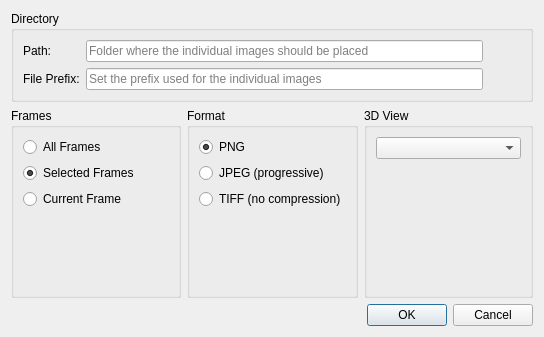
<?xml version="1.0" encoding="UTF-8"?>
<ui version="4.0">
 <class>ExportImageSeriesDialog</class>
 <widget class="QDialog" name="ExportImageSeriesDialog">
  <property name="geometry">
   <rect>
    <x>0</x>
    <y>0</y>
    <width>544</width>
    <height>337</height>
   </rect>
  </property>
  <property name="windowTitle">
   <string>Export Image Series</string>
  </property>
  <layout class="QGridLayout" name="gridLayout_3" columnstretch="0,0,0">
   <item row="0" column="0" colspan="3">
    <widget class="QGroupBox" name="groupBox">
     <property name="title">
      <string>Directory</string>
     </property>
     <layout class="QGridLayout" name="gridLayout_2">
      <item row="0" column="0">
       <widget class="QLabel" name="label_3">
        <property name="text">
         <string>Path:</string>
        </property>
       </widget>
      </item>
      <item row="0" column="1">
       <widget class="QLineEdit" name="pathLineEdit">
        <property name="placeholderText">
         <string>Folder where the individual images should be placed</string>
        </property>
       </widget>
      </item>
      <item row="0" column="2">
       <widget class="QPushButton" name="pathButton">
        <property name="sizePolicy">
         <sizepolicy hsizetype="Minimum" vsizetype="Preferred">
          <horstretch>0</horstretch>
          <verstretch>0</verstretch>
         </sizepolicy>
        </property>
        <property name="styleSheet">
         <string notr="true">QPushButton:flat {
	border:none;
}

QPushButton::pressed {
	padding-top: 2px;
    padding-left: 0px;
}</string>
        </property>
        <property name="text">
         <string/>
        </property>
        <property name="icon">
         <iconset resource="images.qrc">
          <normaloff>:/Resources/Images/folder.png</normaloff>:/Resources/Images/folder.png</iconset>
        </property>
        <property name="flat">
         <bool>true</bool>
        </property>
       </widget>
      </item>
      <item row="1" column="0">
       <widget class="QLabel" name="label_4">
        <property name="text">
         <string>File Prefix:</string>
        </property>
       </widget>
      </item>
      <item row="1" column="1">
       <widget class="QLineEdit" name="filePrefixLineEdit">
        <property name="placeholderText">
         <string>Set the prefix used for the individual images</string>
        </property>
       </widget>
      </item>
     </layout>
    </widget>
   </item>
   <item row="2" column="0" colspan="3">
    <widget class="QDialogButtonBox" name="buttonBox">
     <property name="orientation">
      <enum>Qt::Horizontal</enum>
     </property>
     <property name="standardButtons">
      <set>QDialogButtonBox::Cancel|QDialogButtonBox::Ok</set>
     </property>
    </widget>
   </item>
   <item row="1" column="1">
    <widget class="QGroupBox" name="formatGroupBox">
     <property name="title">
      <string>Format</string>
     </property>
     <layout class="QVBoxLayout" name="verticalLayout_2">
      <item>
       <widget class="QRadioButton" name="pngRadioButton">
        <property name="text">
         <string>PNG</string>
        </property>
        <property name="checked">
         <bool>true</bool>
        </property>
       </widget>
      </item>
      <item>
       <widget class="QRadioButton" name="jpegRadioButton">
        <property name="text">
         <string>JPEG (progressive)</string>
        </property>
       </widget>
      </item>
      <item>
       <widget class="QRadioButton" name="tiffRadioButton">
        <property name="text">
         <string>TIFF (no compression)</string>
        </property>
       </widget>
      </item>
      <item>
       <spacer name="verticalSpacer_3">
        <property name="orientation">
         <enum>Qt::Vertical</enum>
        </property>
        <property name="sizeHint" stdset="0">
         <size>
          <width>20</width>
          <height>40</height>
         </size>
        </property>
       </spacer>
      </item>
     </layout>
    </widget>
   </item>
   <item row="1" column="2">
    <widget class="QGroupBox" name="view3DgroupBox">
     <property name="title">
      <string>3D View</string>
     </property>
     <layout class="QVBoxLayout" name="verticalLayout_3">
      <item>
       <widget class="QComboBox" name="viewComboBox"/>
      </item>
      <item>
       <widget class="QLabel" name="viewLabel">
        <property name="minimumSize">
         <size>
          <width>110</width>
          <height>110</height>
         </size>
        </property>
        <property name="text">
         <string/>
        </property>
        <property name="scaledContents">
         <bool>true</bool>
        </property>
        <property name="alignment">
         <set>Qt::AlignCenter</set>
        </property>
       </widget>
      </item>
     </layout>
    </widget>
   </item>
   <item row="1" column="0">
    <widget class="QGroupBox" name="frameGroupBox">
     <property name="title">
      <string>Frames</string>
     </property>
     <layout class="QVBoxLayout" name="verticalLayout">
      <item>
       <widget class="QRadioButton" name="allFramesRadioButton">
        <property name="text">
         <string>All Frames</string>
        </property>
       </widget>
      </item>
      <item>
       <widget class="QRadioButton" name="selectedFramesRadioButton">
        <property name="text">
         <string>Selected Frames</string>
        </property>
        <property name="checked">
         <bool>true</bool>
        </property>
       </widget>
      </item>
      <item>
       <widget class="QRadioButton" name="currentFrameRadioButton">
        <property name="text">
         <string>Current Frame</string>
        </property>
       </widget>
      </item>
      <item>
       <spacer name="verticalSpacer_2">
        <property name="orientation">
         <enum>Qt::Vertical</enum>
        </property>
        <property name="sizeHint" stdset="0">
         <size>
          <width>20</width>
          <height>40</height>
         </size>
        </property>
       </spacer>
      </item>
     </layout>
    </widget>
   </item>
  </layout>
 </widget>
 <resources>
  <include location="images.qrc"/>
 </resources>
 <connections>
  <connection>
   <sender>buttonBox</sender>
   <signal>accepted()</signal>
   <receiver>ExportImageSeriesDialog</receiver>
   <slot>accept()</slot>
   <hints>
    <hint type="sourcelabel">
     <x>248</x>
     <y>254</y>
    </hint>
    <hint type="destinationlabel">
     <x>157</x>
     <y>274</y>
    </hint>
   </hints>
  </connection>
  <connection>
   <sender>buttonBox</sender>
   <signal>rejected()</signal>
   <receiver>ExportImageSeriesDialog</receiver>
   <slot>reject()</slot>
   <hints>
    <hint type="sourcelabel">
     <x>316</x>
     <y>260</y>
    </hint>
    <hint type="destinationlabel">
     <x>286</x>
     <y>274</y>
    </hint>
   </hints>
  </connection>
 </connections>
</ui>
